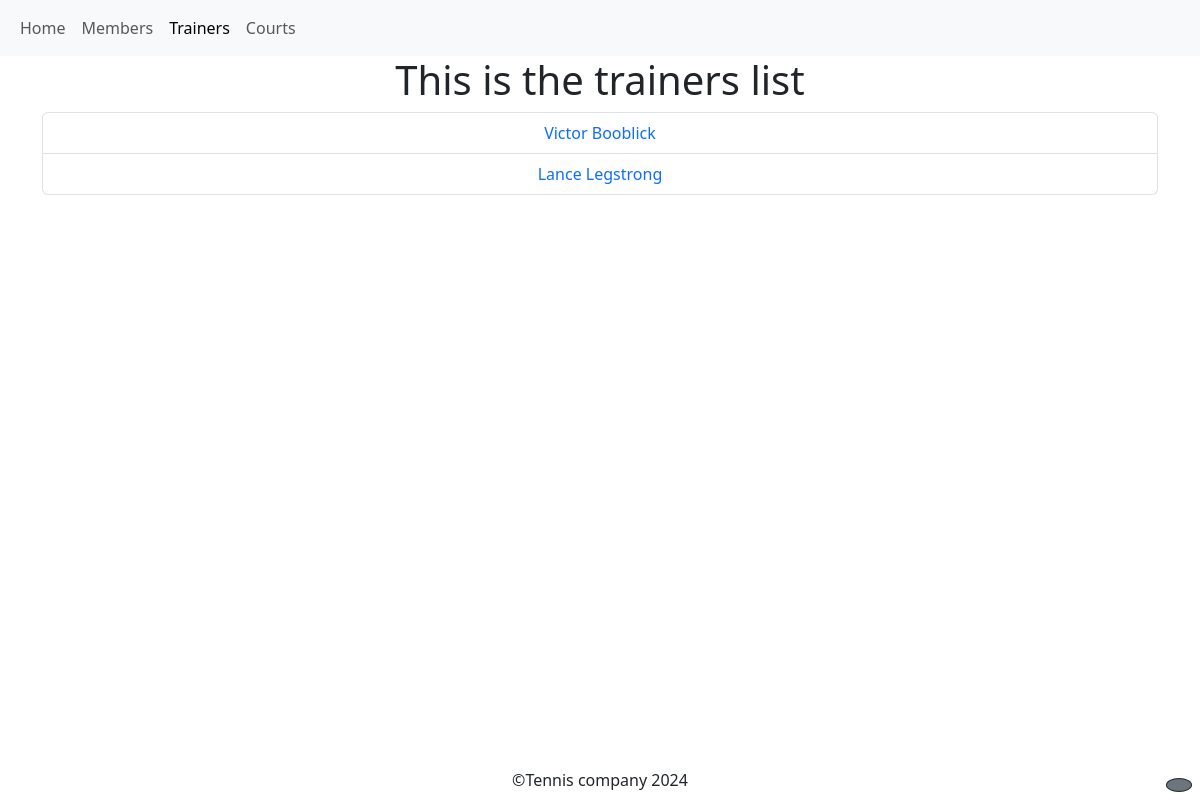
Page /trainers/ on the earlier database version.
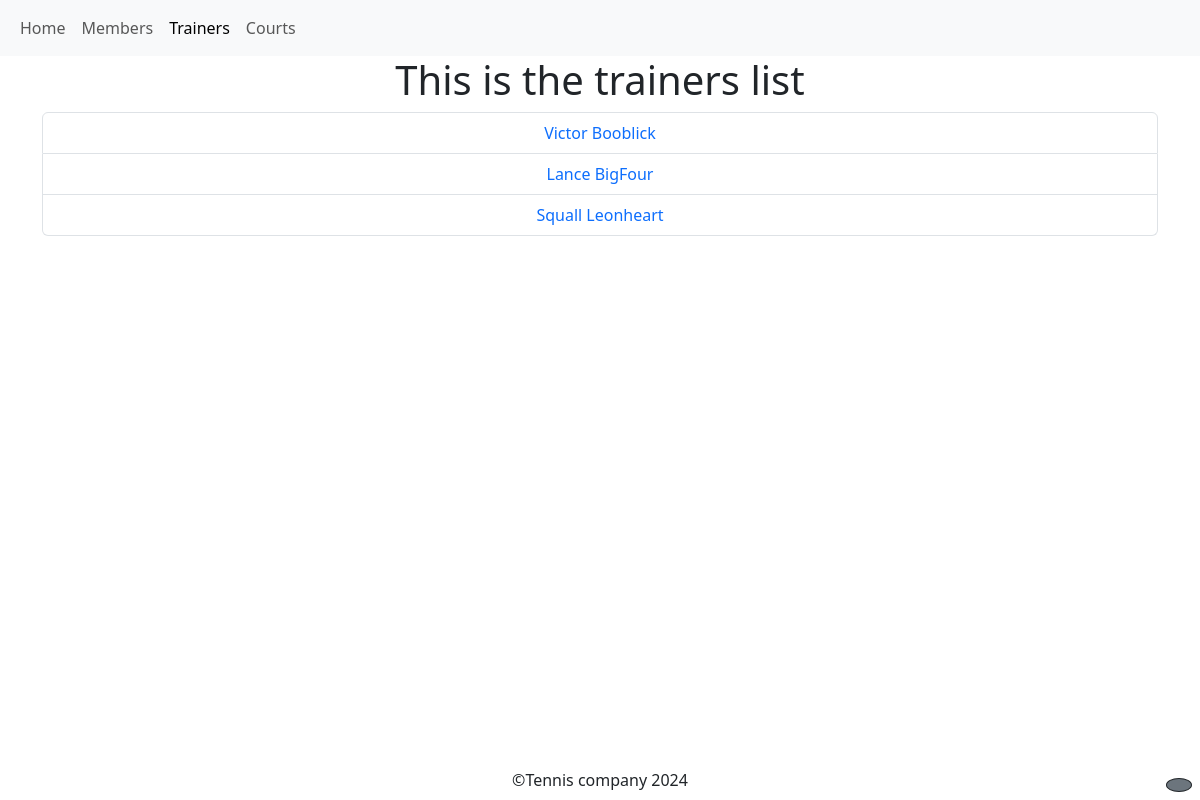
Same page on the later database version.
### trainers/models.py (models this page shows, shortened)
class Trainer(models.Model):
    fname = models.CharField(max_length=30)
    lname = models.CharField(max_length=30)
    email = models.EmailField(max_length=254)
    phone = models.CharField(max_length=13)
    court = models.ForeignKey(
        Court, on_delete=models.SET_NULL, null=True, related_name="trainers"
    )

### trainers/views.py (the view)
# urls.py: path("trainers/", include("trainers.urls")),
def trainers(request):
    trainers = Trainer.objects.all().values()
    context = {"trainers": trainers}
    return render(request, "trainers_page.html", context=context)

### trainers/templates/trainers_page.html
{%extends 'base.html'%} {%block title%}Trainers {%endblock%} {%block content%}
<h1>This is the trainers list</h1>
<div class="container">
  <ul class="list-group">
    {%for trainer in trainers%}
    <li class="list-group-item">
      <a class="text-decoration-none" href="trainer_details/{{trainer.id}}"
        >{{trainer.fname}} {{trainer.lname}}</a
      >
    </li>
    {%endfor%}
  </ul>
</div>
{%endblock%}

Differences in the rows shown:
changed Trainer "Lance": lname "Legstrong" → "BigFour"
added Trainer: fname "Squall", lname "Leonheart"
